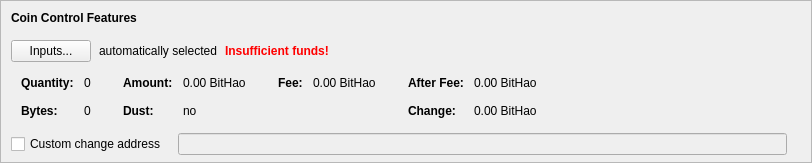
    <widget class="QFrame" name="frameCoinControl">
     <property name="sizePolicy">
      <sizepolicy hsizetype="Expanding" vsizetype="Expanding">
       <horstretch>0</horstretch>
       <verstretch>0</verstretch>
      </sizepolicy>
     </property>
     <property name="maximumSize">
      <size>
       <width>16777215</width>
       <height>16777215</height>
      </size>
     </property>
     <property name="frameShape">
      <enum>QFrame::StyledPanel</enum>
     </property>
     <property name="frameShadow">
      <enum>QFrame::Sunken</enum>
     </property>
     <layout class="QVBoxLayout" name="verticalLayoutCoinControl2">
      <property name="spacing">
       <number>0</number>
      </property>
      <property name="leftMargin">
       <number>0</number>
      </property>
      <property name="topMargin">
       <number>0</number>
      </property>
      <property name="rightMargin">
       <number>0</number>
      </property>
      <property name="bottomMargin">
       <number>6</number>
      </property>
      <item>
       <layout class="QVBoxLayout" name="verticalLayoutCoinControl" stretch="0,0,0,0,1">
        <property name="spacing">
         <number>0</number>
        </property>
        <property name="leftMargin">
         <number>10</number>
        </property>
        <property name="topMargin">
         <number>10</number>
        </property>
        <item>
         <layout class="QHBoxLayout" name="horizontalLayoutCoinControl1">
          <property name="bottomMargin">
           <number>15</number>
          </property>
          <item>
           <widget class="QLabel" name="labelCoinControlFeatures">
            <property name="sizePolicy">
             <sizepolicy hsizetype="Preferred" vsizetype="Maximum">
              <horstretch>0</horstretch>
              <verstretch>0</verstretch>
             </sizepolicy>
            </property>
            <property name="font">
             <font>
              <weight>75</weight>
              <bold>true</bold>
             </font>
            </property>
            <property name="styleSheet">
             <string notr="true">font-weight:bold;</string>
            </property>
            <property name="text">
             <string>Coin Control Features</string>
            </property>
           </widget>
          </item>
         </layout>
        </item>
        <item>
         <layout class="QHBoxLayout" name="horizontalLayoutCoinControl2" stretch="0,0,0,0">
          <property name="spacing">
           <number>8</number>
          </property>
          <property name="bottomMargin">
           <number>10</number>
          </property>
          <item>
           <widget class="QPushButton" name="pushButtonCoinControl">
            <property name="styleSheet">
             <string notr="true"/>
            </property>
            <property name="text">
             <string>Inputs...</string>
            </property>
            <property name="autoDefault">
             <bool>false</bool>
            </property>
           </widget>
          </item>
          <item>
           <widget class="QLabel" name="labelCoinControlAutomaticallySelected">
            <property name="text">
             <string>automatically selected</string>
            </property>
            <property name="margin">
             <number>5</number>
            </property>
           </widget>
          </item>
          <item>
           <widget class="QLabel" name="labelCoinControlInsuffFunds">
            <property name="font">
             <font>
              <weight>75</weight>
              <bold>true</bold>
             </font>
            </property>
            <property name="styleSheet">
             <string notr="true">color:red;font-weight:bold;</string>
            </property>
            <property name="text">
             <string>Insufficient funds!</string>
            </property>
            <property name="margin">
             <number>5</number>
            </property>
           </widget>
          </item>
          <item>
           <spacer name="horizontalSpacerCoinControl">
            <property name="orientation">
             <enum>Qt::Horizontal</enum>
            </property>
            <property name="sizeHint" stdset="0">
             <size>
              <width>40</width>
              <height>1</height>
             </size>
            </property>
           </spacer>
          </item>
         </layout>
        </item>
        <item>
         <widget class="QWidget" name="widgetCoinControl" native="true">
          <property name="sizePolicy">
           <sizepolicy hsizetype="Preferred" vsizetype="Preferred">
            <horstretch>0</horstretch>
            <verstretch>0</verstretch>
           </sizepolicy>
          </property>
          <property name="minimumSize">
           <size>
            <width>0</width>
            <height>0</height>
           </size>
          </property>
          <property name="styleSheet">
           <string notr="true"/>
          </property>
          <layout class="QHBoxLayout" name="horizontalLayoutCoinControl5">
           <property name="leftMargin">
            <number>0</number>
           </property>
           <property name="topMargin">
            <number>0</number>
           </property>
           <property name="rightMargin">
            <number>0</number>
           </property>
           <property name="bottomMargin">
            <number>0</number>
           </property>
           <item>
            <layout class="QHBoxLayout" name="horizontalLayoutCoinControl3" stretch="0,0,0,1">
             <property name="spacing">
              <number>20</number>
             </property>
             <property name="topMargin">
              <number>0</number>
             </property>
             <property name="bottomMargin">
              <number>10</number>
             </property>
             <item>
              <layout class="QFormLayout" name="formLayoutCoinControl1">
               <property name="horizontalSpacing">
                <number>10</number>
               </property>
               <property name="verticalSpacing">
                <number>14</number>
               </property>
               <property name="leftMargin">
                <number>10</number>
               </property>
               <property name="topMargin">
                <number>4</number>
               </property>
               <property name="rightMargin">
                <number>6</number>
               </property>
               <item row="0" column="0">
                <widget class="QLabel" name="labelCoinControlQuantityText">
                 <property name="font">
                  <font>
                   <weight>75</weight>
                   <bold>true</bold>
                  </font>
                 </property>
                 <property name="text">
                  <string>Quantity:</string>
                 </property>
                 <property name="margin">
                  <number>0</number>
                 </property>
                </widget>
               </item>
               <item row="0" column="1">
                <widget class="QLabel" name="labelCoinControlQuantity">
                 <property name="cursor">
                  <cursorShape>IBeamCursor</cursorShape>
                 </property>
                 <property name="contextMenuPolicy">
                  <enum>Qt::ActionsContextMenu</enum>
                 </property>
                 <property name="text">
                  <string notr="true">0</string>
                 </property>
                 <property name="margin">
                  <number>0</number>
                 </property>
                 <property name="textInteractionFlags">
                  <set>Qt::LinksAccessibleByMouse|Qt::TextSelectableByKeyboard|Qt::TextSelectableByMouse</set>
                 </property>
                </widget>
               </item>
               <item row="1" column="0">
                <widget class="QLabel" name="labelCoinControlBytesText">
                 <property name="font">
                  <font>
                   <weight>75</weight>
                   <bold>true</bold>
                  </font>
                 </property>
                 <property name="text">
                  <string>Bytes:</string>
                 </property>
                </widget>
               </item>
               <item row="1" column="1">
                <widget class="QLabel" name="labelCoinControlBytes">
                 <property name="cursor">
                  <cursorShape>IBeamCursor</cursorShape>
                 </property>
                 <property name="contextMenuPolicy">
                  <enum>Qt::ActionsContextMenu</enum>
                 </property>
                 <property name="text">
                  <string notr="true">0</string>
                 </property>
                 <property name="textInteractionFlags">
                  <set>Qt::LinksAccessibleByMouse|Qt::TextSelectableByKeyboard|Qt::TextSelectableByMouse</set>
                 </property>
                </widget>
               </item>
              </layout>
             </item>
             <item>
              <layout class="QFormLayout" name="formLayoutCoinControl2">
               <property name="horizontalSpacing">
                <number>10</number>
               </property>
               <property name="verticalSpacing">
                <number>14</number>
               </property>
               <property name="leftMargin">
                <number>6</number>
               </property>
               <property name="topMargin">
                <number>4</number>
               </property>
               <property name="rightMargin">
                <number>6</number>
               </property>
               <item row="0" column="0">
                <widget class="QLabel" name="labelCoinControlAmountText">
                 <property name="font">
                  <font>
                   <weight>75</weight>
                   <bold>true</bold>
                  </font>
                 </property>
                 <property name="text">
                  <string>Amount:</string>
                 </property>
                 <property name="margin">
                  <number>0</number>
                 </property>
                </widget>
               </item>
               <item row="0" column="1">
                <widget class="QLabel" name="labelCoinControlAmount">
                 <property name="cursor">
                  <cursorShape>IBeamCursor</cursorShape>
                 </property>
                 <property name="contextMenuPolicy">
                  <enum>Qt::ActionsContextMenu</enum>
                 </property>
                 <property name="text">
                  <string notr="true">0.00 BitHao</string>
                 </property>
                 <property name="textInteractionFlags">
                  <set>Qt::LinksAccessibleByMouse|Qt::TextSelectableByKeyboard|Qt::TextSelectableByMouse</set>
                 </property>
                </widget>
               </item>
               <item row="1" column="0">
                <widget class="QLabel" name="labelCoinControlLowOutputText">
                 <property name="font">
                  <font>
                   <weight>75</weight>
                   <bold>true</bold>
                  </font>
                 </property>
                 <property name="text">
                  <string>Dust:</string>
                 </property>
                </widget>
               </item>
               <item row="1" column="1">
                <widget class="QLabel" name="labelCoinControlLowOutput">
                 <property name="cursor">
                  <cursorShape>IBeamCursor</cursorShape>
                 </property>
                 <property name="contextMenuPolicy">
                  <enum>Qt::ActionsContextMenu</enum>
                 </property>
                 <property name="text">
                  <string notr="true">no</string>
                 </property>
                 <property name="textInteractionFlags">
                  <set>Qt::LinksAccessibleByMouse|Qt::TextSelectableByKeyboard|Qt::TextSelectableByMouse</set>
                 </property>
                </widget>
               </item>
              </layout>
             </item>
             <item>
              <layout class="QFormLayout" name="formLayoutCoinControl3">
               <property name="horizontalSpacing">
                <number>10</number>
               </property>
               <property name="verticalSpacing">
                <number>14</number>
               </property>
               <property name="leftMargin">
                <number>6</number>
               </property>
               <property name="topMargin">
                <number>4</number>
               </property>
               <property name="rightMargin">
                <number>6</number>
               </property>
               <item row="0" column="0">
                <widget class="QLabel" name="labelCoinControlFeeText">
                 <property name="font">
                  <font>
                   <weight>75</weight>
                   <bold>true</bold>
                  </font>
                 </property>
                 <property name="text">
                  <string>Fee:</string>
                 </property>
                 <property name="margin">
                  <number>0</number>
                 </property>
                </widget>
               </item>
               <item row="0" column="1">
                <widget class="QLabel" name="labelCoinControlFee">
                 <property name="cursor">
                  <cursorShape>IBeamCursor</cursorShape>
                 </property>
                 <property name="contextMenuPolicy">
                  <enum>Qt::ActionsContextMenu</enum>
                 </property>
                 <property name="text">
                  <string notr="true">0.00 BitHao</string>
                 </property>
                 <property name="textInteractionFlags">
                  <set>Qt::LinksAccessibleByMouse|Qt::TextSelectableByKeyboard|Qt::TextSelectableByMouse</set>
                 </property>
                </widget>
               </item>
             </layout>
             </item>
             <item>
              <layout class="QFormLayout" name="formLayoutCoinControl4">
               <property name="horizontalSpacing">
                <number>10</number>
               </property>
               <property name="verticalSpacing">
                <number>14</number>
               </property>
               <property name="leftMargin">
                <number>6</number>
               </property>
               <property name="topMargin">
                <number>4</number>
               </property>
               <property name="rightMargin">
                <number>6</number>
               </property>
               <item row="0" column="0">
                <widget class="QLabel" name="labelCoinControlAfterFeeText">
                 <property name="font">
                  <font>
                   <weight>75</weight>
                   <bold>true</bold>
                  </font>
                 </property>
                 <property name="text">
                  <string>After Fee:</string>
                 </property>
                 <property name="margin">
                  <number>0</number>
                 </property>
                </widget>
               </item>
               <item row="0" column="1">
                <widget class="QLabel" name="labelCoinControlAfterFee">
                 <property name="cursor">
                  <cursorShape>IBeamCursor</cursorShape>
                 </property>
                 <property name="contextMenuPolicy">
                  <enum>Qt::ActionsContextMenu</enum>
                 </property>
                 <property name="text">
                  <string notr="true">0.00 BitHao</string>
                 </property>
                 <property name="textInteractionFlags">
                  <set>Qt::LinksAccessibleByMouse|Qt::TextSelectableByKeyboard|Qt::TextSelectableByMouse</set>
                 </property>
                </widget>
               </item>
               <item row="1" column="0">
                <widget class="QLabel" name="labelCoinControlChangeText">
                 <property name="font">
                  <font>
                   <weight>75</weight>
                   <bold>true</bold>
                  </font>
                 </property>
                 <property name="text">
                  <string>Change:</string>
                 </property>
                </widget>
               </item>
               <item row="1" column="1">
                <widget class="QLabel" name="labelCoinControlChange">
                 <property name="cursor">
                  <cursorShape>IBeamCursor</cursorShape>
                 </property>
                 <property name="contextMenuPolicy">
                  <enum>Qt::ActionsContextMenu</enum>
                 </property>
                 <property name="text">
                  <string notr="true">0.00 BitHao</string>
                 </property>
                 <property name="textInteractionFlags">
                  <set>Qt::LinksAccessibleByMouse|Qt::TextSelectableByKeyboard|Qt::TextSelectableByMouse</set>
                 </property>
                </widget>
               </item>
              </layout>
             </item>
            </layout>
           </item>
          </layout>
         </widget>
        </item>
        <item>
         <layout class="QHBoxLayout" name="horizontalLayoutCoinControl4" stretch="0,0,0">
          <property name="spacing">
           <number>12</number>
          </property>
          <property name="sizeConstraint">
           <enum>QLayout::SetDefaultConstraint</enum>
          </property>
          <property name="topMargin">
           <number>5</number>
          </property>
          <property name="rightMargin">
           <number>5</number>
          </property>
          <item>
           <widget class="QCheckBox" name="checkBoxCoinControlChange">
            <property name="toolTip">
             <string>If this is activated, but the change address is empty or invalid, change will be sent to a newly generated address.</string>
            </property>
            <property name="text">
             <string>Custom change address</string>
            </property>
           </widget>
          </item>
          <item>
           <widget class="QValidatedLineEdit" name="lineEditCoinControlChange">
            <property name="enabled">
             <bool>false</bool>
            </property>
            <property name="sizePolicy">
             <sizepolicy hsizetype="Expanding" vsizetype="Fixed">
              <horstretch>0</horstretch>
              <verstretch>0</verstretch>
             </sizepolicy>
            </property>
           </widget>
          </item>
          <item>
           <widget class="QLabel" name="labelCoinControlChangeLabel">
            <property name="sizePolicy">
             <sizepolicy hsizetype="Preferred" vsizetype="Expanding">
              <horstretch>0</horstretch>
              <verstretch>0</verstretch>
             </sizepolicy>
            </property>
            <property name="minimumSize">
             <size>
              <width>0</width>
              <height>0</height>
             </size>
            </property>
            <property name="text">
             <string/>
            </property>
            <property name="margin">
             <number>3</number>
            </property>
           </widget>
          </item>
         </layout>
        </item>
        <item>
         <spacer name="verticalSpacerCoinControl">
          <property name="orientation">
           <enum>Qt::Vertical</enum>
          </property>
          <property name="sizeHint" stdset="0">
           <size>
            <width>800</width>
            <height>1</height>
           </size>
          </property>
         </spacer>
        </item>
       </layout>
      </item>
     </layout>
    </widget>
